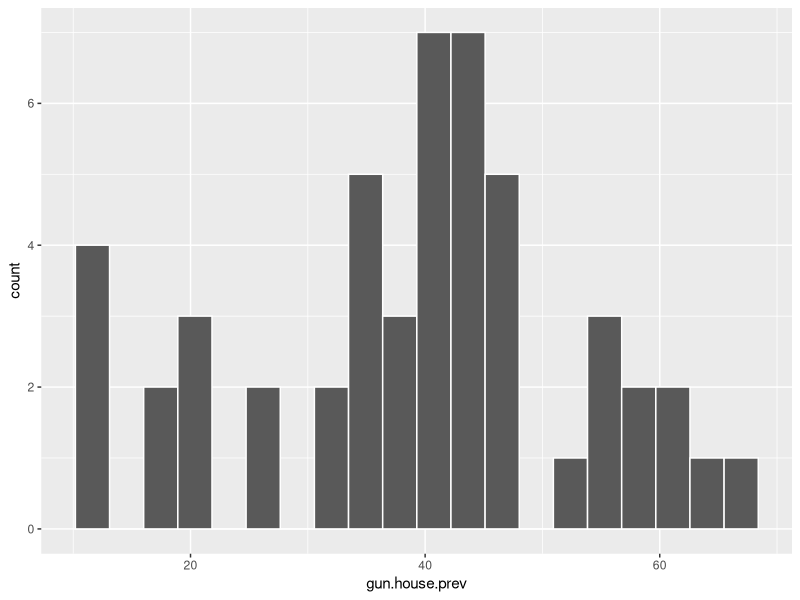
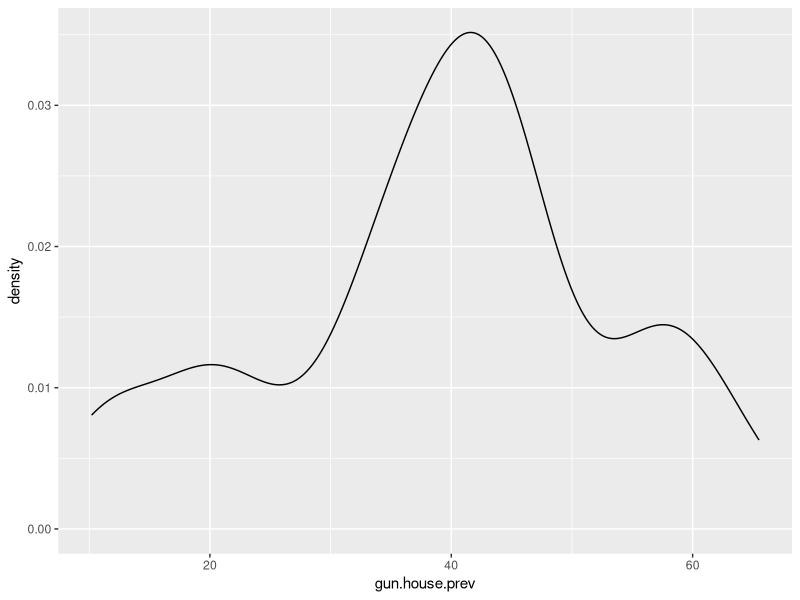
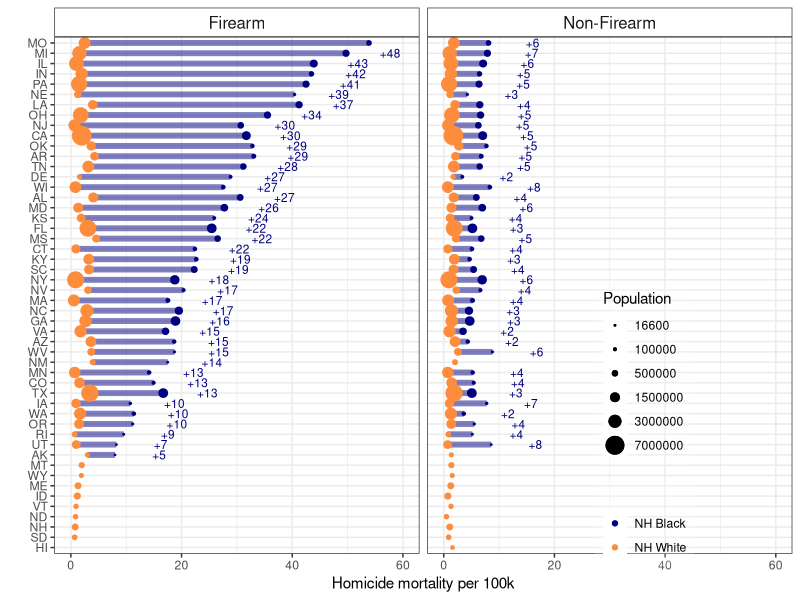
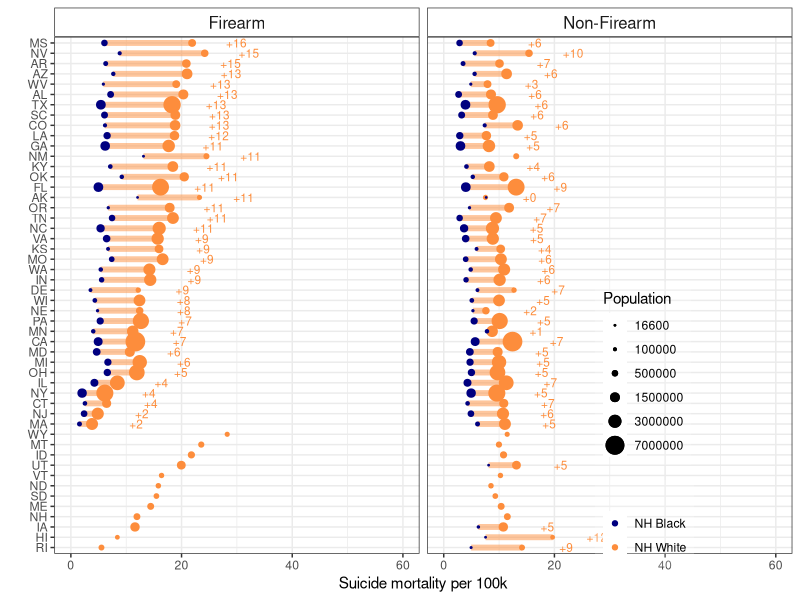
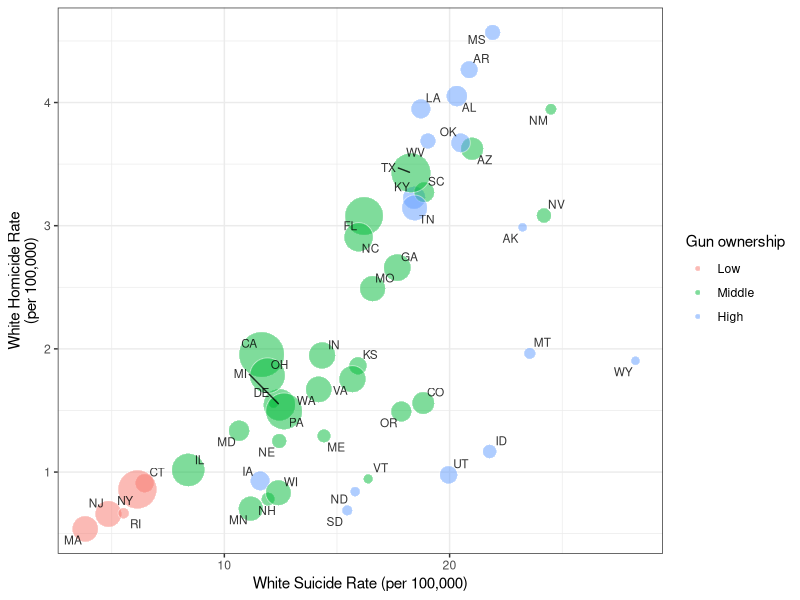
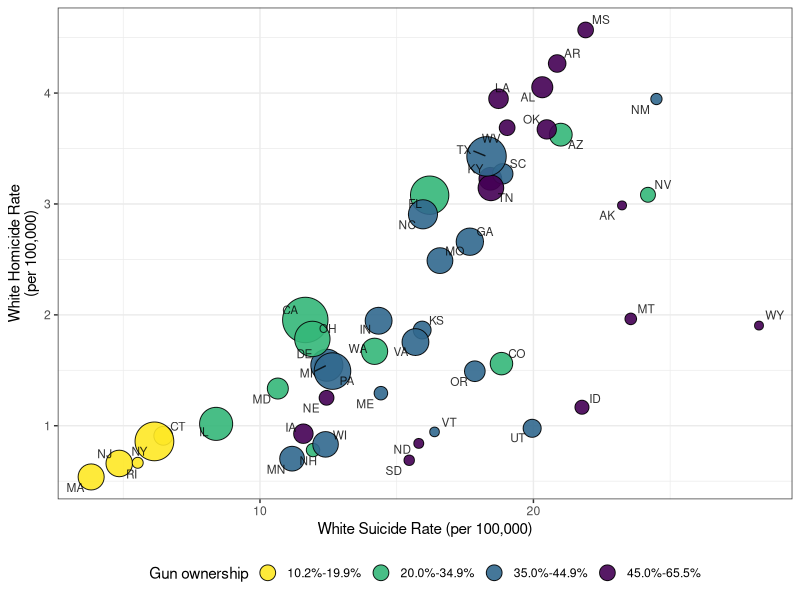
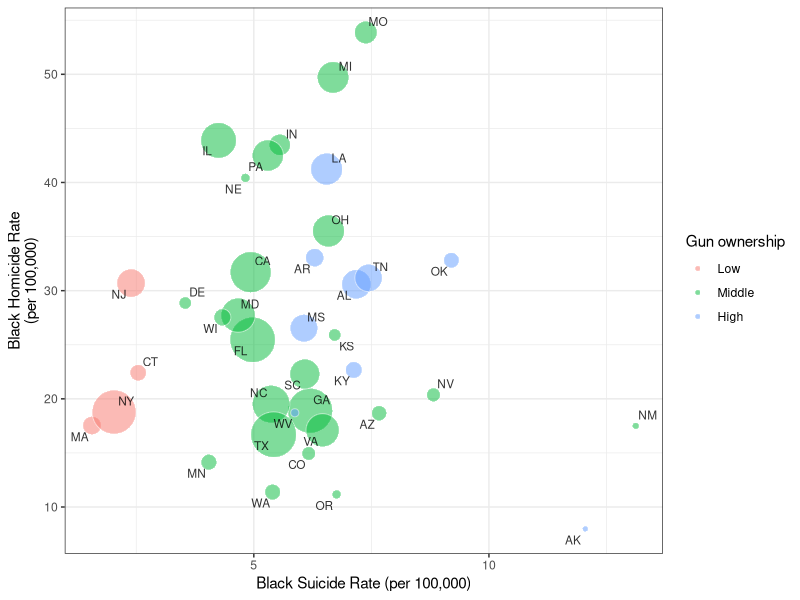
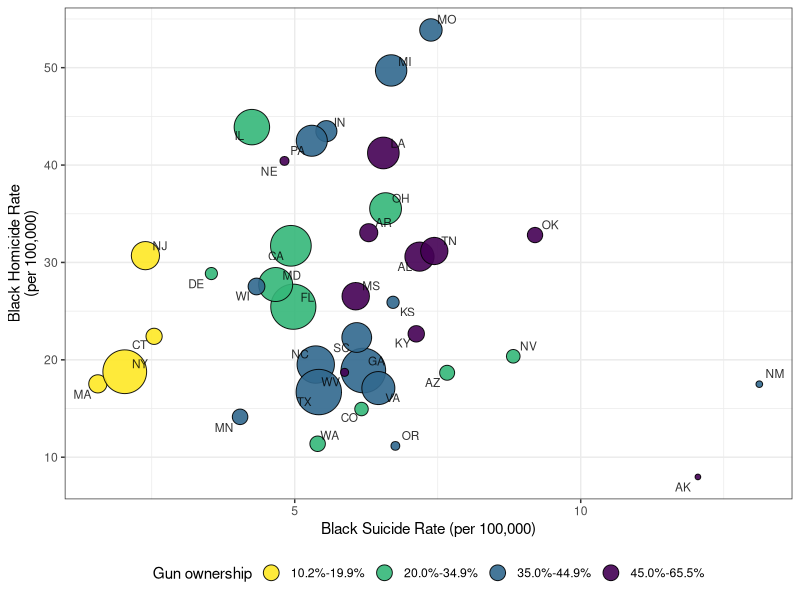

The R source for these figures, in order:
## ---- chunk 1
library(tidyverse)
library(ggrepel)
## ---- chunk 2
gun.house.prev <- c(52.2, 59.8, 32.3, 58.8, 20.1, 34.6, 18.1, 26.3, 25.2,
                    40.3, 10.2, 55.7, 20.7, 38.5, 45.7, 42.8, 47.7, 45.0,
                    40.3, 21.7, 11.5, 40.8, 41.2, 54.6, 44.2, 62.6, 45.4,
                    34.0, 31.0, 11.4, 39.7, 18.5, 39.4, 56.2, 34.0, 46.5,
                    39.8, 35.1, 12.4, 43.3, 59.9, 46.6, 37.1, 44.8, 43.8,
                    37.5, 34.0, 58.5, 43.0, 65.5)

gun.data <- data.frame("ST" = state.abb, "gun.house.prev" = gun.house.prev)

ggplot(gun.data, aes(gun.house.prev)) + geom_histogram(bins = 20, col = "white") 

ggplot(gun.data, aes(gun.house.prev)) + geom_density()

quantile(gun.data$gun.house.prev, c(0.33, 0.66))

gun.data <- gun.data %>% arrange(gun.house.prev) %>% mutate(gun.house.prev.category = cut(gun.house.prev, breaks = c(0, 20, 35, 44.9, 66), labels = c("10.2%-19.9%", "20.0%-34.9%", "35.0%-44.9%", "45.0%-65.5%")))
## ---- chunk 3
#homicide
NHWM_homicide_FA <- read.table("./Data/agestd/Homicide_Firearms_White_NH_Males_Age-adjusted_2008-2014.txt", skip = 21, header = T, sep = ",")

NHWM_homicide_NonFA <- read.table("./Data/agestd/Homicide_Non-Firearms_White_NH_Males_Age-adjusted_2008-2014.txt", skip = 21, header = T, sep = ",")

NHBM_homicide_FA <- read.table("./Data/agestd/Homicide_Firearms_Black_NH_Males_Age-adjusted_2008-2014.txt", skip = 21, header = T, sep = ",")

NHBM_homicide_NonFA <- read.table("./Data/agestd/Homicide_Non-Firearms_Black_NH_Males_Age-adjusted_2008-2014.txt", skip = 21, header = T, sep = ",")

#suicide
NHWM_suicide_FA <- read.table("./Data/agestd/Suicide_Firearms_White_NH_Males_Age-adjusted_2008-2014.txt", skip = 21, header = T, sep = ",")

NHWM_suicide_NonFA <- read.table("./Data/agestd/Suicide_Non-Firearms_White_NH_Males_Age-adjusted_2008-2014.txt", skip = 21, header = T, sep = ",")

NHBM_suicide_FA <- read.table("./Data/agestd/Suicide_Firearms_Black_NH_Males_Age-adjusted_2008-2014.txt", skip = 21, header = T, sep = ",")

NHBM_suicide_NonFA <- read.table("./Data/agestd/Suicide_Non-Firearms_Black_NH_Males_Age-adjusted_2008-2014.txt", skip = 21, header = T, sep = ",")
## ---- chunk 4
#homicide
NHWF_homicide_FA <- read.table("./Data/agestd/Homicide_Firearms_White_NH_Females_Age-adjusted_2008-2014.txt", skip = 21, header = T, sep = ",")

NHWF_homicide_NonFA <- read.table("./Data/agestd/Homicide_Non-Firearms_White_NH_Females_Age-adjusted_2008-2014.txt", skip = 21, header = T, sep = ",")

NHBF_homicide_FA <- read.table("./Data/agestd/Homicide_Firearms_Black_NH_Females_Age-adjusted_2008-2014.txt", skip = 21, header = T, sep = ",")

NHBF_homicide_NonFA <- read.table("./Data/agestd/Homicide_Non-Firearms_Black_NH_Females_Age-adjusted_2008-2014.txt", skip = 21, header = T, sep = ",")

#suicide
NHWF_suicide_FA <- read.table("./Data/agestd/Suicide_Firearms_White_NH_Females_Age-adjusted_2008-2014.txt", skip = 21, header = T, sep = ",")

NHWF_suicide_NonFA <- read.table("./Data/agestd/Suicide_Non-Firearms_White_NH_Females_Age-adjusted_2008-2014.txt", skip = 21, header = T, sep = ",")

NHBF_suicide_FA <- read.table("./Data/agestd/Suicide_Firearms_Black_NH_Females_Age-adjusted_2008-2014.txt", skip = 21, header = T, sep = ",")

NHBF_suicide_NonFA <- read.table("./Data/agestd/Suicide_Non-Firearms_Black_NH_Females_Age-adjusted_2008-2014.txt", skip = 21, header = T, sep = ",")
## ---- chunk 5
tidy_fx <- function(data, state, death, population, crude, adjusted, race, intent, mechanism) {
  dat2 <- data[, c(state, death, population, crude, adjusted)]
  names(dat2)[2] <- paste0(death, ".", intent, ".", race)
  names(dat2)[3] <- paste0(population, ".", race)
  names(dat2)[4] <- paste0("crude.", intent, ".", race)
  names(dat2)[5] <- paste0("adjusted.", intent, ".", race)
  dat2$type = mechanism
  
  return(dat2)
}
## ---- chunk 6
NHWM_homicide_FA <- tidy_fx(data = NHWM_homicide_FA, "ST", "Deaths", "Population", "U_C_Rate", 
                            "U_A_Rate", "white", "homicide", "Firearm")
NHWM_homicide_NonFA <- tidy_fx(data = NHWM_homicide_NonFA, "ST", "Deaths", "Population", "U_C_Rate", 
                            "U_A_Rate", "white", "homicide", "Non-Firearm")
NHWM_suicide_FA <- tidy_fx(data = NHWM_suicide_FA, "ST", "Deaths", "Population", "U_C_Rate", 
                            "U_A_Rate", "white", "suicide", "Firearm")
NHWM_suicide_NonFA <- tidy_fx(data = NHWM_suicide_NonFA, "ST", "Deaths", "Population", "U_C_Rate", 
                            "U_A_Rate", "white", "suicide", "Non-Firearm")

NHBM_homicide_FA <- tidy_fx(data = NHBM_homicide_FA, "ST", "Deaths", "Population", "U_C_Rate", 
                            "U_A_Rate", "black", "homicide", "Firearm")
NHBM_homicide_NonFA <- tidy_fx(data = NHBM_homicide_NonFA, "ST", "Deaths", "Population", "U_C_Rate", 
                            "U_A_Rate", "black", "homicide", "Non-Firearm")
NHBM_suicide_FA <- tidy_fx(data = NHBM_suicide_FA, "ST", "Deaths", "Population", "U_C_Rate", 
                            "U_A_Rate", "black", "suicide", "Firearm")
NHBM_suicide_NonFA <- tidy_fx(data = NHBM_suicide_NonFA, "ST", "Deaths", "Population", "U_C_Rate", 
                            "U_A_Rate", "black", "suicide", "Non-Firearm")

NHBM_homicide<- rbind(NHBM_homicide_FA, NHBM_homicide_NonFA)
NHBM_suicide <- rbind(NHBM_suicide_FA, NHBM_suicide_NonFA)
NHWM_homicide <- rbind(NHWM_homicide_FA, NHWM_homicide_NonFA)
NHWM_suicide <- rbind(NHWM_suicide_FA, NHWM_suicide_NonFA)
rm(NHBM_homicide_FA, NHBM_homicide_NonFA, NHBM_suicide_FA, NHBM_suicide_NonFA,
   NHWM_homicide_FA, NHWM_homicide_NonFA, NHWM_suicide_FA, NHWM_suicide_NonFA)
## ---- chunk 7
NHWF_homicide_FA <- tidy_fx(data = NHWF_homicide_FA, "ST", "Deaths", "Population", "U_C_Rate", 
                            "U_A_Rate", "white", "homicide", "Firearm")
NHWF_homicide_NonFA <- tidy_fx(data = NHWF_homicide_NonFA, "ST", "Deaths", "Population", "U_C_Rate", 
                            "U_A_Rate", "white", "homicide", "Non-Firearm")
NHWF_suicide_FA <- tidy_fx(data = NHWF_suicide_FA, "ST", "Deaths", "Population", "U_C_Rate", 
                            "U_A_Rate", "white", "suicide", "Firearm")
NHWF_suicide_NonFA <- tidy_fx(data = NHWF_suicide_NonFA, "ST", "Deaths", "Population", "U_C_Rate", 
                            "U_A_Rate", "white", "suicide", "Non-Firearm")

NHBF_homicide_FA <- tidy_fx(data = NHBF_homicide_FA, "ST", "Deaths", "Population", "U_C_Rate", 
                            "U_A_Rate", "black", "homicide", "Firearm")
NHBF_homicide_NonFA <- tidy_fx(data = NHBF_homicide_NonFA, "ST", "Deaths", "Population", "U_C_Rate", 
                            "U_A_Rate", "black", "homicide", "Non-Firearm")
NHBF_suicide_FA <- tidy_fx(data = NHBF_suicide_FA, "ST", "Deaths", "Population", "U_C_Rate", 
                            "U_A_Rate", "black", "suicide", "Firearm")
NHBF_suicide_NonFA <- tidy_fx(data = NHBF_suicide_NonFA, "ST", "Deaths", "Population", "U_C_Rate", 
                            "U_A_Rate", "black", "suicide", "Non-Firearm")

NHBF_homicide<- rbind(NHBF_homicide_FA, NHBF_homicide_NonFA)
NHBF_suicide <- rbind(NHBF_suicide_FA, NHBF_suicide_NonFA)
NHWF_homicide <- rbind(NHWF_homicide_FA, NHWF_homicide_NonFA)
NHWF_suicide <- rbind(NHWF_suicide_FA, NHWF_suicide_NonFA)
rm(NHBF_homicide_FA, NHBF_homicide_NonFA, NHBF_suicide_FA, NHBF_suicide_NonFA,
   NHWF_homicide_FA, NHWF_homicide_NonFA, NHWF_suicide_FA, NHWF_suicide_NonFA)
## ---- chunk 8
#merge all the data
Males_AllAges_0814 <- merge(NHBM_homicide, NHBM_suicide %>% select(-Population.black), by = c("ST", "type")) %>%
  mutate(crude.RD.hom.su.black = crude.homicide.black - crude.suicide.black,
         adj.RD.hom.su.black = adjusted.homicide.black - adjusted.suicide.black)

Males_AllAges_0814 <- merge(Males_AllAges_0814, NHWM_homicide, by = c("ST", "type")) %>%
  mutate(crude.RD.homicide = crude.homicide.black - crude.homicide.white,
         adj.RD.homicide = adjusted.homicide.black - adjusted.homicide.white)

Males_AllAges_0814 <- merge(Males_AllAges_0814, NHWM_suicide %>% select(-Population.white), by = c("ST", "type")) %>%
  mutate(crude.RD.suicide = crude.suicide.black - crude.suicide.white,
         adj.RD.suicide = adjusted.suicide.black - adjusted.suicide.white)

Males_AllAges_0814 <- Males_AllAges_0814 %>% 
  mutate(crude.RD.hom.su.white = crude.homicide.white - crude.suicide.white, 
         adj.RD.hom.su.white = adjusted.homicide.white - adjusted.suicide.white)
## ---- chunk 9
Females_AllAges_0814 <- merge(NHBF_homicide, NHBF_suicide %>% select(-Population.black), by = c("ST", "type")) %>%
  mutate(crude.RD.hom.su.black = crude.homicide.black - crude.suicide.black,
         adj.RD.hom.su.black = adjusted.homicide.black - adjusted.suicide.black)

Females_AllAges_0814 <- merge(Females_AllAges_0814, NHWF_homicide, by = c("ST", "type")) %>%
  mutate(crude.RD.homicide = crude.homicide.black - crude.homicide.white,
         adj.RD.homicide = adjusted.homicide.black - adjusted.homicide.white)

Females_AllAges_0814 <- merge(Females_AllAges_0814, NHWF_suicide %>% select(-Population.white), by = c("ST", "type")) %>%
  mutate(crude.RD.suicide = crude.suicide.black - crude.suicide.white,
         adj.RD.suicide = adjusted.suicide.black - adjusted.suicide.white)

Females_AllAges_0814 <- Females_AllAges_0814 %>% 
  mutate(crude.RD.hom.su.white = crude.homicide.white - crude.suicide.white, 
         adj.RD.hom.su.white = adjusted.homicide.white - adjusted.suicide.white)
## ---- chunk 10
#used for plotting -- to arrange the states on the y-axis according to the magnitude of the black-white inequality
levels.firearm.homicide <- Males_AllAges_0814 %>% filter(type == "Firearm") %>%
  transmute(ST.order.RD.homicide = reorder(ST, adj.RD.homicide))

Males_AllAges_0814 %>% 
  filter(is.na(adjusted.homicide.black) == T & type == "Firearm") %>% 
  select(ST, adjusted.homicide.white)

Males_AllAges_0814$ST.order.RD.homicide <- factor(Males_AllAges_0814$ST, 
                                                  levels = c("HI", "SD", "NH", "ND", "VT", "ID", "ME", "WY", "MT",
                                                             levels(levels.firearm.homicide$ST.order.RD.homicide)[1:42]))

levels.firearm.suicide <- Males_AllAges_0814 %>% filter(type == "Firearm") %>%
  transmute(ST.order.RD.suicide = reorder(ST, -adj.RD.suicide))

Males_AllAges_0814 %>% 
  filter(is.na(adjusted.suicide.black) == T & type == "Firearm") %>% 
  select(ST, adjusted.suicide.white)

Males_AllAges_0814$ST.order.RD.suicide <- factor(Males_AllAges_0814$ST, 
                                                  levels = c("RI", "HI", "IA", "NH", "ME", "SD", "ND", "VT", "UT", "ID", "MT", "WY",
                                                             levels(levels.firearm.suicide$ST.order.RD.suicide)[1:39]))

## ---- chunk 11
#used for plotting -- to arrange the states on the y-axis according to the magnitude of the black-white inequality
levels.firearm.homicide <- Females_AllAges_0814 %>% filter(type == "Firearm") %>%
  transmute(ST.order.RD.homicide = reorder(ST, adj.RD.homicide))

Females_AllAges_0814 %>% 
  filter(is.na(adjusted.homicide.black) == T & type == "Firearm") %>% 
  select(ST, adjusted.homicide.white)

Females_AllAges_0814$ST.order.RD.homicide <- factor(Females_AllAges_0814$ST, 
                                                  levels = levels(levels.firearm.homicide$ST.order.RD.homicide))

# Males_AllAges_0814$ST.order.RD.homicide <- factor(Males_AllAges_0814$ST, 
#                                                   levels = c("HI", "SD", "NH", "ND", "VT", "ID", "ME", "WY", "MT",
#                                                              levels(levels.firearm.homicide$ST.order.RD.homicide)[1:42]))

levels.firearm.suicide <- Females_AllAges_0814 %>% filter(type == "Firearm") %>%
  transmute(ST.order.RD.suicide = reorder(ST, -adj.RD.suicide))

Females_AllAges_0814 %>% 
  filter(is.na(adjusted.suicide.black) == T & type == "Firearm") %>% 
  select(ST, adjusted.suicide.white)

# Females_AllAges_0814$ST.order.RD.suicide <- factor(Females_AllAges_0814$ST, 
#                                                   levels = c("RI", "HI", "IA", "NH", "ME", "SD", "ND", "VT", "UT", "ID", "MT", "WY",
#                                                              levels(levels.firearm.suicide$ST.order.RD.suicide)[1:39]))

Females_AllAges_0814$ST.order.RD.suicide <- factor(Females_AllAges_0814$ST, 
                                                  levels = levels(levels.firearm.suicide$ST.order.RD.suicide))

## ---- chunk 12
num.years = 2014-2008+1

Males_AllAges_0814 <- Males_AllAges_0814 %>% 
  mutate(average.pop.white = Population.white/num.years,
         average.pop.black = Population.black/num.years)

Males_AllAges_0814$gun.level <- "Middle"
Males_AllAges_0814$gun.level[Males_AllAges_0814$ST %in% c("LA", "UT", "OK", "IA", "TN","KY", "AL", 
                                                          "MS", "ID","ND", "WV", "AR", "AK", "SD", "MT", "WY")] <- "High"
Males_AllAges_0814$gun.level[Males_AllAges_0814$ST %in% c("HI", "NJ", "MA", "RI", "CT", "NY")] <- "Low"

Males_AllAges_0814$gun.level <- factor(Males_AllAges_0814$gun.level, levels = c("Low", "Middle", "High"))

dim(Males_AllAges_0814)
Males_AllAges_0814 <- merge(Males_AllAges_0814, gun.data, by = "ST")
dim(Males_AllAges_0814)
## ---- chunk 13
Females_AllAges_0814 <- Females_AllAges_0814 %>% 
  mutate(average.pop.white = Population.white/num.years,
         average.pop.black = Population.black/num.years)

Females_AllAges_0814$gun.level <- "Middle"
Females_AllAges_0814$gun.level[Females_AllAges_0814$ST %in% c("LA", "UT", "OK", "IA", "TN","KY", "AL", 
                                                          "MS", "ID","ND", "WV", "AR", "AK", "SD", "MT", "WY")] <- "High"
Females_AllAges_0814$gun.level[Females_AllAges_0814$ST %in% c("HI", "NJ", "MA", "RI", "CT", "NY")] <- "Low"

Females_AllAges_0814$gun.level <- factor(Females_AllAges_0814$gun.level, levels = c("Low", "Middle", "High"))

dim(Females_AllAges_0814)
Females_AllAges_0814 <- merge(Females_AllAges_0814, gun.data, by = "ST")
dim(Females_AllAges_0814)
## ---- chunk 14
stats <- Males_AllAges_0814 %>% group_by(type) %>% summarise(min = round(min(adj.RD.homicide, na.rm = T)), max = round(max(adj.RD.homicide, na.rm = T)))
stats$min[1]

stats2 <- Males_AllAges_0814 %>% group_by(type) %>% summarise(min = round(min(adjusted.homicide.white, na.rm = T)), max = round(max(adjusted.homicide.white, na.rm = T)))

white.pop.dc <- Males_AllAges_0814 %>% filter(ST == "DC" & type == "Firearm") %>% select(Population.white)

stats3 <- Males_AllAges_0814 %>% group_by(type) %>% summarise(min = round(min(adjusted.homicide.black, na.rm = T)), max = round(max(adjusted.homicide.black, na.rm = T)))
## ---- chunk 15
ggplot(Males_AllAges_0814, aes(y = ST.order.RD.homicide, x = adjusted.homicide.white)) + 
  geom_segment(aes(x = adjusted.homicide.white, xend = adjusted.homicide.black, 
                   y = ST.order.RD.homicide, yend = ST.order.RD.homicide), 
               lwd = 2, col = "navy", alpha = 0.5) +
  geom_point(aes(col = "NH White", size = average.pop.white)) + #alpha = ifelse(death.homicide.black < 20, 0.7, 1)
  geom_point(aes(x = adjusted.homicide.black, col = "NH Black", size = average.pop.black)) + #alpha = ifelse(death.homicide.black < 20, 0.7, 1),
  scale_color_manual(values = c("navy", "#fd8d3c")) +
  scale_alpha_continuous(guide = F) +
  scale_size_area(breaks = c(16600, 100000, 500000, 1500000, 3000000, 7000000)) +
  ylab("") +
  xlab("Homicide mortality per 100k") + 
  theme_bw() + 
  guides(color = guide_legend(title = " "), size = guide_legend(title = "Population")) + 
  theme(legend.position = c(0.8, 0.25), 
        plot.title = element_text(size = 10),
        legend.background = element_rect(fill=alpha('white', 0.2)),
        strip.background = element_rect(fill="white"), 
        strip.text.x = element_text(size = 12),
        strip.text.y = element_text(size = 12)) + 
  scale_x_continuous(limits = c(0, 60), labels = seq(0, 60, 20), breaks = seq(0, 60, 20)) +
  geom_text(data = subset(Males_AllAges_0814, is.na(adj.RD.homicide)==F),
            aes(x = adjusted.homicide.black + 8, label = paste0("+", round(adj.RD.homicide))),
            size = 3, col = "navy") +
  facet_wrap( ~ type)  
## ---- chunk 16
stats4 <- Males_AllAges_0814 %>% group_by(type) %>% summarise(min = round(min(adj.RD.suicide, na.rm = T)),
                                                    max = round(max(adj.RD.suicide, na.rm = T)))

stats5 <- Males_AllAges_0814 %>% group_by(type) %>% summarise(min = round(min(adjusted.suicide.white, na.rm = T)),
                                                    max = round(max(adjusted.suicide.white, na.rm = T)))

stats6 <- Males_AllAges_0814 %>% group_by(type) %>% summarise(min = round(min(adjusted.suicide.black, na.rm = T)),
                                                    max = round(max(adjusted.suicide.black, na.rm = T)))

stats7 <- Males_AllAges_0814 %>% group_by(type) %>% summarise(min = round(min(adjusted.suicide.white, na.rm = T)),
                                                    max = round(max(adjusted.suicide.white, na.rm = T)))
## ---- chunk 17
ggplot(Males_AllAges_0814, aes(y = ST.order.RD.suicide, x = adjusted.suicide.white)) + 
  geom_segment(aes(x = adjusted.suicide.white, xend = adjusted.suicide.black, 
                   y = ST.order.RD.suicide, yend = ST.order.RD.suicide), 
               lwd = 2, col = "#fd8d3c", alpha = 0.5) +
  geom_point(aes(col = "NH White", size = average.pop.white)) + #alpha = ifelse(death.homicide.black < 20, 0.7, 1)
  geom_point(aes(x = adjusted.suicide.black, col = "NH Black", size = average.pop.black)) + #, alpha = ifelse(death.homicide.black < 20, 0.7, 1)
  scale_color_manual(values = c("navy", "#fd8d3c")) +
  scale_alpha_continuous(guide = F) +
  scale_size_area(breaks = c(16600, 100000, 500000, 1500000, 3000000, 7000000)) +
  ylab("") + xlab("Suicide mortality per 100k") + theme_bw() + 
  guides(color = guide_legend(title = " "), size = guide_legend(title = "Population")) + 
  theme(legend.position = c(0.8, 0.25), 
        plot.title = element_text(size = 10),
        legend.background = element_rect(fill=alpha('white', 0.2)),
        strip.background = element_rect(fill="white"), 
        strip.text.x = element_text(size = 12),
        strip.text.y = element_text(size = 12)) + 
  scale_x_continuous(limits = c(0, 60), labels = seq(0, 60, 20), breaks = seq(0, 60, 20)) +
  geom_text(data = subset(Males_AllAges_0814, is.na(adj.RD.suicide)==F), 
            aes(x = adjusted.suicide.white + 8, label = paste0("+", round(-adj.RD.suicide))), size = 3, col = "#fd8d3c") +
  facet_wrap(~type)
## ---- chunk 18
ggplot(subset(Males_AllAges_0814, type == "Firearm"), aes(adjusted.suicide.white, adjusted.homicide.white)) + 
  geom_point(aes(fill = gun.level, size = average.pop.white), col = "white", pch = 21, alpha = 0.5) +
  geom_text_repel(aes(label = ST), alpha = 0.8, size = 3) +
  ylab("White Homicide Rate\n(per 100,000)") +
  xlab("White Suicide Rate (per 100,000)") + 
  theme_bw() +
  scale_size_area(breaks = c(100000, 500000, 1500000, 3000000, 7000000), max_size = 15, guide = F) +
  guides(fill = guide_legend(title = "Gun ownership")) 

library(viridis)
ggplot(subset(Males_AllAges_0814, type == "Firearm"), aes(adjusted.suicide.white, adjusted.homicide.white)) + 
  geom_point(aes(fill = gun.house.prev.category, size = average.pop.white), col = "black", pch = 21, alpha = 0.9) +
  geom_text_repel(aes(label = ST), alpha = 0.8, size = 3) +
  scale_fill_viridis(discrete = T, direction = -1) +
  ylab("White Homicide Rate\n(per 100,000)") +
  xlab("White Suicide Rate (per 100,000)") + 
  theme_bw() +
  theme(legend.position = "bottom") +
  scale_size_area(breaks = c(100000, 500000, 1500000, 3000000, 7000000), max_size = 15, guide = F) +
  guides(fill = guide_legend(title = "Gun ownership", override.aes = list(size = 5)))
## ---- chunk 19
ggplot(subset(Males_AllAges_0814, type == "Firearm"), aes(adjusted.suicide.black, adjusted.homicide.black)) + 
  geom_point(aes(fill = gun.level, size = average.pop.black), col = "white", pch = 21, alpha = 0.5) +
  geom_text_repel(aes(label = ST), alpha = 0.8, size = 3, check_overlap = T) +
  ylab("Black Homicide Rate\n(per 100,000)") +
  xlab("Black Suicide Rate (per 100,000)") + 
  theme_bw() +
  scale_size_area(breaks = c(16600, 100000, 500000, 1400000), max_size = 15, guide = F) +
  guides(fill = guide_legend(title = "Gun ownership"))

ggplot(subset(Males_AllAges_0814, type == "Firearm"), aes(adjusted.suicide.black, adjusted.homicide.black)) + 
  geom_point(aes(fill = gun.house.prev.category, size = average.pop.black), col = "black", pch = 21, alpha = 0.9) +
  geom_text_repel(aes(label = ST), alpha = 0.8, size = 3, check_overlap = T) +
  scale_fill_viridis(discrete = T, direction = -1) +
  ylab("Black Homicide Rate\n(per 100,000)") +
  xlab("Black Suicide Rate (per 100,000)") + 
  theme_bw() +
  theme(legend.position = "bottom") +
  scale_size_area(breaks = c(16600, 100000, 500000, 1400000), max_size = 15, guide = F) +
  guides(fill = guide_legend(title = "Gun ownership", override.aes = list(size = 5))) 
    

# ggplot(subset(Males_AllAges_0814, type == "Firearm"), aes(x = gun.house.prev, y = adj.RD.homicide)) +
#          geom_point() +
#   geom_text_repel(aes(label = ST), alpha = 0.8, size = 3, check_overlap = T) 
# 
# ggplot(subset(Males_AllAges_0814, type == "Firearm"), aes(x = gun.house.prev, y = adj.RD.suicide)) +
#          geom_point() +
#   geom_text_repel(aes(label = ST), alpha = 0.8, size = 3, check_overlap = T) +
#   geom_smooth()
# 
# ggplot(subset(Males_AllAges_0814, type == "Firearm"), aes(x = gun.house.prev, y = Population.white)) +
#          geom_point() + geom_text_repel(aes(label = ST), alpha = 0.8, size = 3, check_overlap = T) 
# 
# ggplot(subset(Males_AllAges_0814, type == "Firearm"), aes(x = gun.house.prev, y = Population.black)) +
#          geom_point() + geom_text_repel(aes(label = ST), alpha = 0.8, size = 3, check_overlap = T) 
## ---- chunk 20
ggplot(Females_AllAges_0814, aes(y = ST.order.RD.homicide, x = adjusted.homicide.white)) + 
  geom_segment(aes(x = adjusted.homicide.white, xend = adjusted.homicide.black, 
                   y = ST.order.RD.homicide, yend = ST.order.RD.homicide), 
               lwd = 2, col = "navy", alpha = 0.5) +
  geom_point(aes(col = "NH White", size = average.pop.white)) + #alpha = ifelse(death.homicide.black < 20, 0.7, 1)
  geom_point(aes(x = adjusted.homicide.black, col = "NH Black", size = average.pop.black)) + #alpha = ifelse(death.homicide.black < 20, 0.7, 1),
  scale_color_manual(values = c("navy", "#fd8d3c")) +
  scale_alpha_continuous(guide = F) +
  scale_size_area(breaks = c(16600, 100000, 500000, 1500000, 3000000, 7000000)) +
  ylab("") +
  xlab("Homicide mortality per 100k") + 
  theme_bw() + 
  guides(color = guide_legend(title = " "), size = guide_legend(title = "Population")) + 
  theme(legend.position = c(0.8, 0.25), 
        plot.title = element_text(size = 10),
        legend.background = element_rect(fill=alpha('white', 0.2)),
        strip.background = element_rect(fill="white"), 
        strip.text.x = element_text(size = 12),
        strip.text.y = element_text(size = 12)) + 
  scale_x_continuous(limits = c(0, 80), labels = seq(0, 80, 20), breaks = seq(0, 80, 20)) +
  geom_text(data = subset(Females_AllAges_0814, is.na(adj.RD.homicide)==F),
            aes(x = adjusted.homicide.black + 2, label = paste0("+", round(adj.RD.homicide))),
            size = 3, col = "navy") +
  facet_wrap( ~ type)  
## ---- chunk 21
ggplot(Females_AllAges_0814, aes(y = ST.order.RD.suicide, x = adjusted.suicide.white)) + 
  geom_segment(aes(x = adjusted.suicide.white, xend = adjusted.suicide.black, 
                   y = ST.order.RD.suicide, yend = ST.order.RD.suicide), 
               lwd = 2, col = "#fd8d3c", alpha = 0.5) +
  geom_point(aes(col = "NH White", size = average.pop.white)) + #alpha = ifelse(death.homicide.black < 20, 0.7, 1)
  geom_point(aes(x = adjusted.suicide.black, col = "NH Black", size = average.pop.black)) + #, alpha = ifelse(death.homicide.black < 20, 0.7, 1)
  scale_color_manual(values = c("navy", "#fd8d3c")) +
  scale_alpha_continuous(guide = F) +
  scale_size_area(breaks = c(16600, 100000, 500000, 1500000, 3000000, 7000000)) +
  ylab("") + xlab("Suicide mortality per 100k") + theme_bw() + 
  guides(color = guide_legend(title = " "), size = guide_legend(title = "Population")) + 
  theme(legend.position = c(0.8, 0.25), 
        plot.title = element_text(size = 10),
        legend.background = element_rect(fill=alpha('white', 0.2)),
        strip.background = element_rect(fill="white"), 
        strip.text.x = element_text(size = 12),
        strip.text.y = element_text(size = 12)) + 
  scale_x_continuous(limits = c(0, 80), labels = seq(0, 80, 20), breaks = seq(0, 80, 20)) +
  geom_text(data = subset(Females_AllAges_0814, is.na(adj.RD.suicide)==F), 
            aes(x = adjusted.suicide.white + 2, label = paste0("+", round(-adj.RD.suicide))), size = 3, col = "#fd8d3c") +
  facet_wrap(~type)
## ---- chunk 22
ggplot(Males_AllAges_0814, aes(adjusted.suicide.white, adjusted.suicide.black)) + 
  geom_text(aes(label = ST, col = type), size = 2.5) +
  guides(color = guide_legend(title = " ")) +
  ylab("Suicide rate for blacks") +
  xlab("Suicide rate for whites") +
  coord_equal(xlim = c(5, 45)) + theme_bw()

Males_AllAges_0814 %>% 
  group_by(type) %>% 
  summarise(cor.suicide = cor(adjusted.suicide.black, adjusted.suicide.white, use = "complete.obs"))

ggplot(subset(Males_AllAges_0814, type == "Firearm"), aes(adjusted.suicide.white, adjusted.suicide.black)) + 
  geom_label(aes(label = ST, col = gun.level), size = 2.5, alpha = 0.5) +
  guides(color = guide_legend(title = " ")) +
  ylab("Suicide rate for blacks") +
  xlab("Suicide rate for whites") +
  coord_equal(xlim = c(5, 45)) + theme_bw()

## ---- chunk 23
ggplot(Males_AllAges_0814, aes(adjusted.homicide.white, adjusted.homicide.black)) + 
  geom_text(aes(label = ST, col = type), size = 2.5) +
  ylab("Homicide rate for blacks") +
  xlab("Homicide rate for whites") +
  coord_equal(ylim = c(5, 70)) + theme_bw()

ggplot(subset(Males_AllAges_0814, type == "Firearm"), aes(adjusted.homicide.white, adjusted.homicide.black)) + 
  geom_label(aes(label = ST, col = gun.level), size = 2.5, alpha = 0.5) +
  ylab("Homicide rate for blacks") +
  xlab("Homicide rate for whites") +
  theme_bw()

